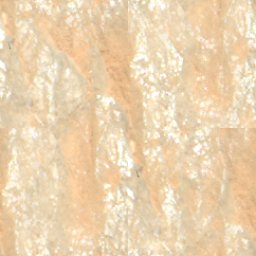
#> input picture outcrop_0.jpg, 256 x 256 px
$ python -i features.py   (imports and definitions only)   (older library calls are emulated)
#> lines starting #> are read from the running program, lines starting #| are printed output that depends on the picture
#> further down, picture is the input picture: shape (256, 256, 3); mean B, G, R 176, 210.9, 235.7
# Hand-crafted appearance features for one obstacle box (inside vs. the sand ring around it).
import cv2, numpy as np
NAMES=['w','h','area','aspect','border','L','a','b','Lstd','dL','da','db','chroma_in','chroma_ring',
       'grad_in','grad_ratio','lap_var','bright_frac','dark_frac','edge_den','sat_in','sat_ring','sharp_ratio']
def prep(img):
    lab=cv2.cvtColor(img,cv2.COLOR_BGR2LAB).astype(np.float32)
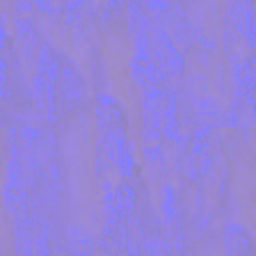
#> lab: shape (256, 256, 3) float32; mean B, G, R 218.8, 131.5, 148.6
    g=cv2.cvtColor(img,cv2.COLOR_BGR2GRAY)
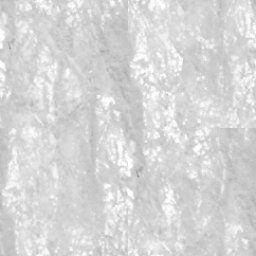
#> g: shape (256, 256); min 155, max 255, mean 214.4
    gx=cv2.Sobel(g,cv2.CV_32F,1,0,ksize=3); gy=cv2.Sobel(g,cv2.CV_32F,0,1,ksize=3)
#> after `gy = cv2.Sobel(g, cv2.CV_32F, 0, 1, ksize=3)`:
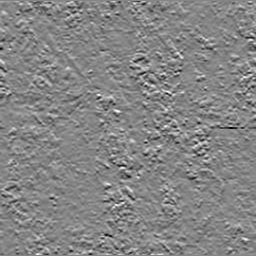
#> gy: shape (256, 256) float32; min -183, max 167, mean -0.1; drawn with min black and max white
    grad=np.sqrt(gx*gx+gy*gy)
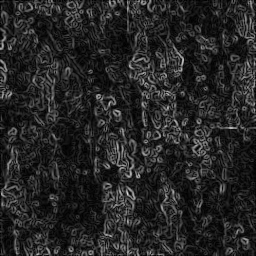
#> grad: shape (256, 256) float32; min 0, max 224.2, mean 37.6
    lap=cv2.Laplacian(g,cv2.CV_32F)
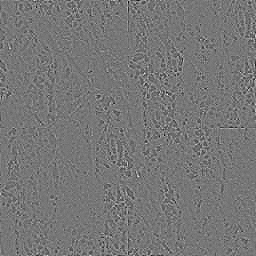
#> lap: shape (256, 256) float32; min -84, max 96, mean 0; drawn with min black and max white
    hsv=cv2.cvtColor(img,cv2.COLOR_BGR2HSV).astype(np.float32)
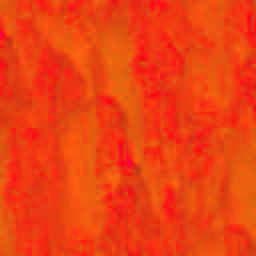
#> hsv: shape (256, 256, 3) float32; mean B, G, R 18, 64.8, 235.7
    edges=cv2.Canny(g,60,140)
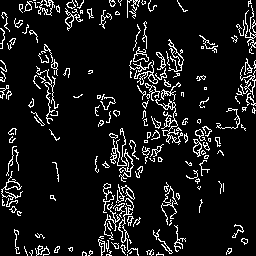
#> edges: shape (256, 256); 9.2% white in thin lines or dots
    return dict(lab=lab,g=g,grad=grad,lap=lap,hsv=hsv,edges=edges,H=img.shape[0],W=img.shape[1])
def feats(P,b):
    H,W=P['H'],P['W']; x1,y1,x2,y2=[int(round(v)) for v in b[:4]]
    x1,y1=max(0,x1),max(0,y1); x2,y2=min(W,max(x2,x1+2)),min(H,max(y2,y1+2))
    bw,bh=x2-x1,y2-y1; pw,ph=max(4,bw//3),max(4,bh//3)
    X1,Y1,X2,Y2=max(0,x1-pw),max(0,y1-ph),min(W,x2+pw),min(H,y2+ph)
    ring=np.ones((Y2-Y1,X2-X1),bool); ring[y1-Y1:y2-Y1,x1-X1:x2-X1]=False
    def inn(a): return a[y1:y2,x1:x2]
    def rng(a): r=a[Y1:Y2,X1:X2]; return r[ring] if ring.any() else r.reshape(-1,*r.shape[2:])
    Li,ai,bi=[inn(P['lab'][...,k]) for k in range(3)]; Lr,ar,br=[rng(P['lab'][...,k]) for k in range(3)]
    ci=np.sqrt((ai-128)**2+(bi-128)**2).mean(); cr=np.sqrt((ar-128)**2+(br-128)**2).mean()
    gi=inn(P['grad']).mean(); gr=rng(P['grad']).mean()+1e-3
    lv=inn(P['lap']).var(); lr=rng(P['lap']).var()+1e-3
    return [bw/W,bh/H,bw*bh/(W*H),bw/max(bh,1),float(x1<=2 or y1<=2 or x2>=W-2 or y2>=H-2),
            Li.mean(),ai.mean(),bi.mean(),Li.std(),Li.mean()-Lr.mean(),ai.mean()-ar.mean(),bi.mean()-br.mean(),ci,cr,
            gi,gi/gr,np.log1p(lv),(Li>200).mean(),(Li<70).mean(),(inn(P['edges'])>0).mean(),
            inn(P['hsv'][...,1]).mean(),rng(P['hsv'][...,1]).mean(),np.log1p(lv)-np.log1p(lr)]

>>> import cv2
>>> picture = cv2.imread('outcrop_0.jpg')
>>> result = prep(picture)
#> result = 8 items

$ run again, on outcrop_1.jpg
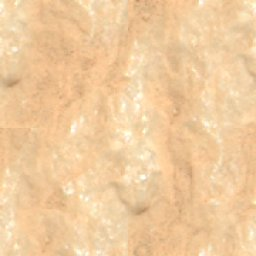
#> input picture outcrop_1.jpg, 256 x 256 px
#> picture is the input picture: shape (256, 256, 3); mean B, G, R 157.8, 202.8, 240.2
#> in prep, `hsv=cv2.cvtColor(img,cv2.COLOR_BGR2HSV).astype(np.float32)`:
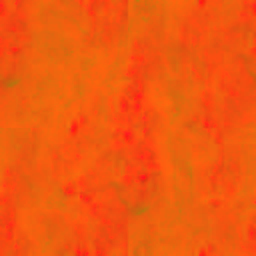
#> hsv: shape (256, 256, 3) float32; mean B, G, R 16.5, 87.6, 240.2
#> in prep, `edges=cv2.Canny(g,60,140)`:
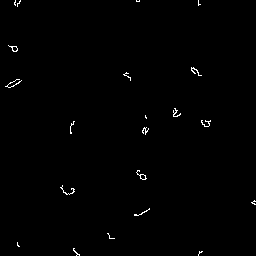
#> edges: shape (256, 256); 0.58% white in thin lines or dots
#> result = 8 items

$ run again, on outcrop_2.jpg
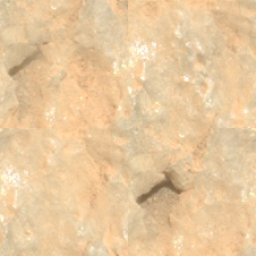
#> input picture outcrop_2.jpg, 256 x 256 px
#> picture is the input picture: shape (256, 256, 3); mean B, G, R 157.6, 199.9, 231.7
#> in prep, `hsv=cv2.cvtColor(img,cv2.COLOR_BGR2HSV).astype(np.float32)`:
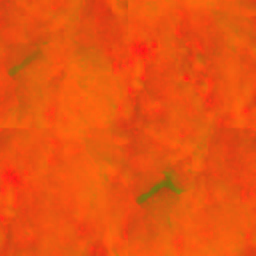
#> hsv: shape (256, 256, 3) float32; mean B, G, R 17.2, 81.6, 231.7
#> in prep, `edges=cv2.Canny(g,60,140)`:
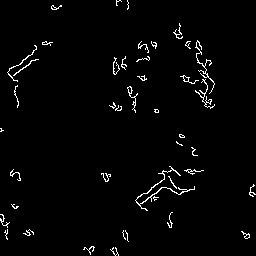
#> edges: shape (256, 256); 2.2% white in thin lines or dots
#> result = 8 items
